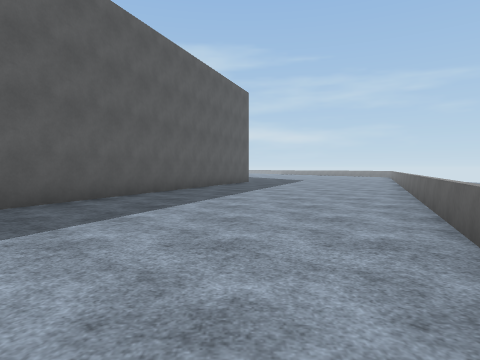
[1] (above)

21 first-person views from a walk through a scene from a Unity 3-D project. The camera is 1.2 m above the floor, tilts 2° down and sees 75° across. The floor is counted in squares, 2 m on a side. Each view is taken from the middle of a square. On the plan, view 1 faces up. The plan holds only what a view shows up to about 9 squares ahead; the rest is blank. The place goes on beyond the plan. Surface patterns are stand-ins for the level's own textures.

[2]
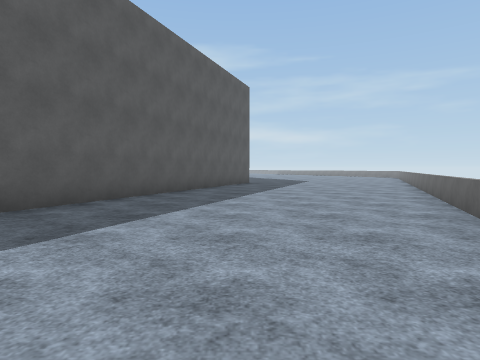

[3]
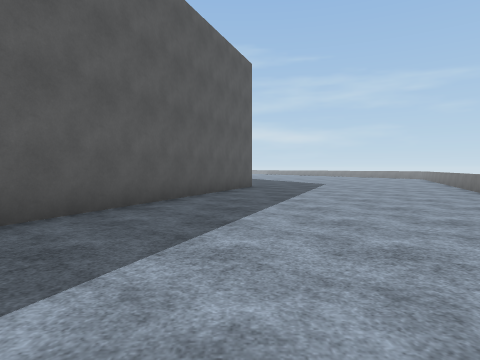

[4]
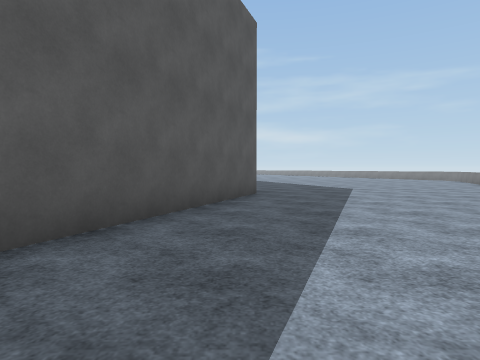

[5]
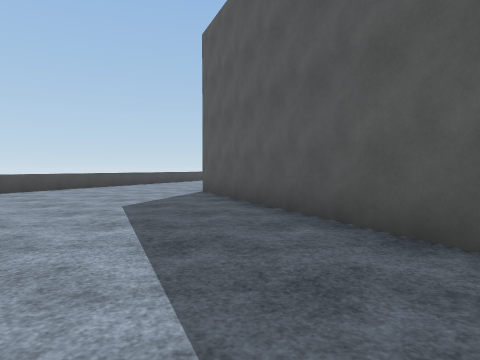

[6]
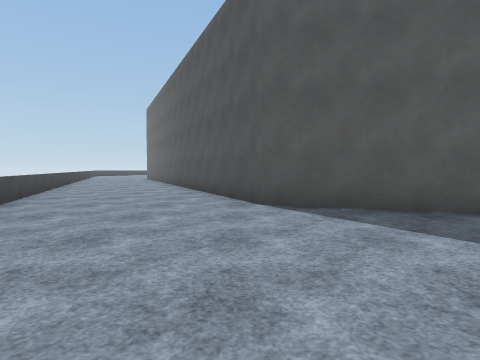

[7]
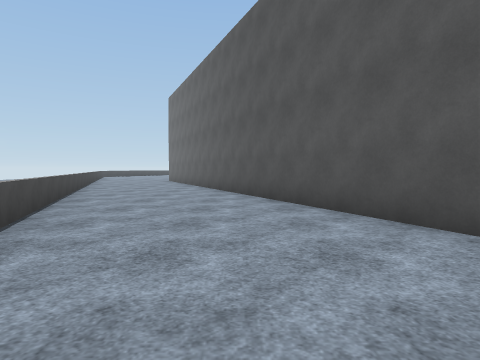

[8]
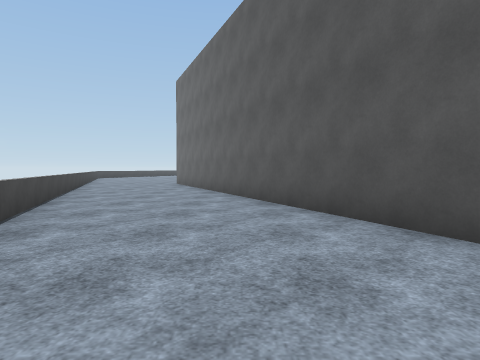

[9]
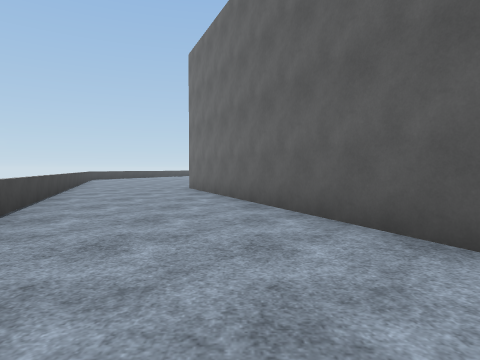

[10]
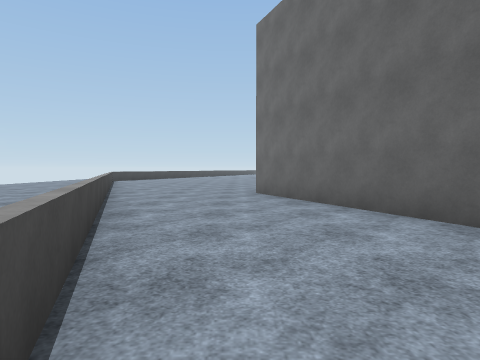

[11]
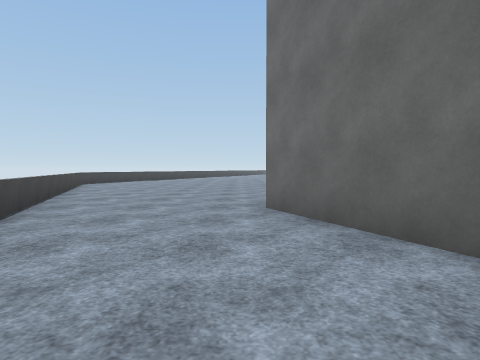

[12]
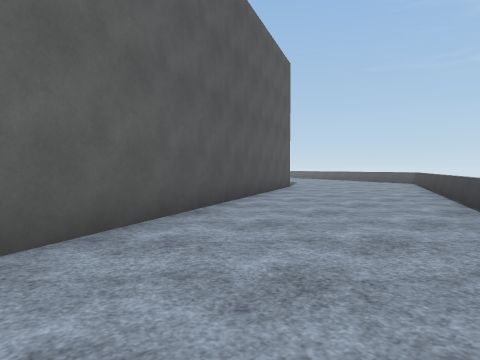

[13]
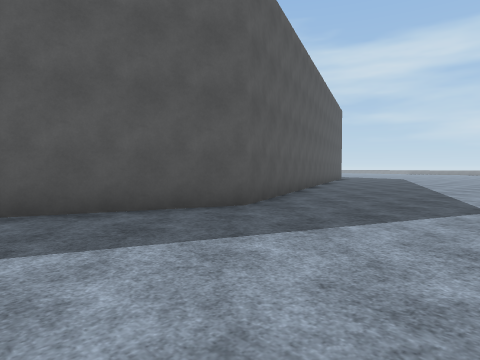

[14]
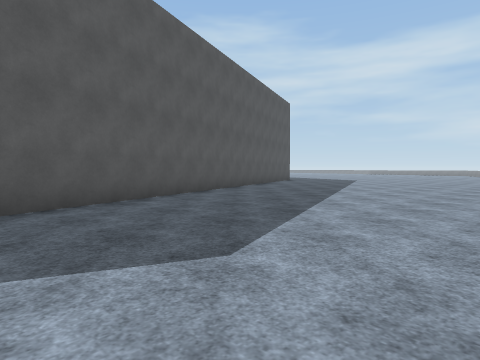

[15]
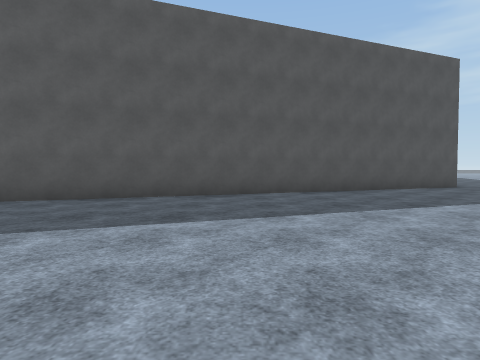

[16]
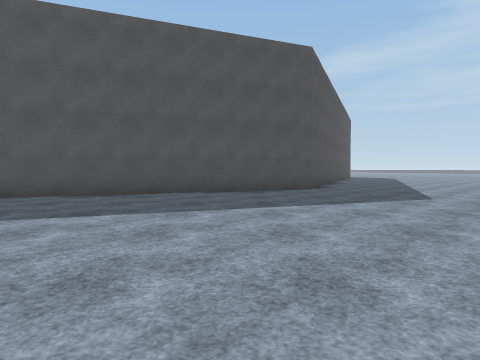

[17]
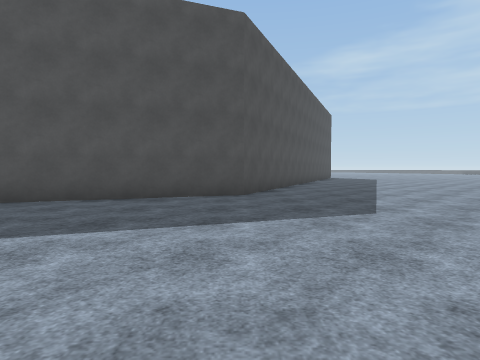

[18]
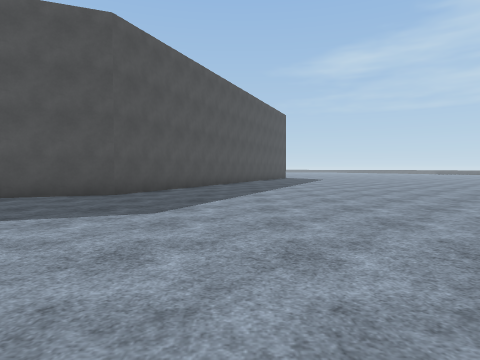

[19]
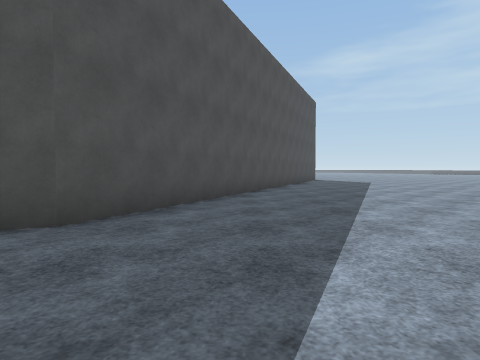

[20]
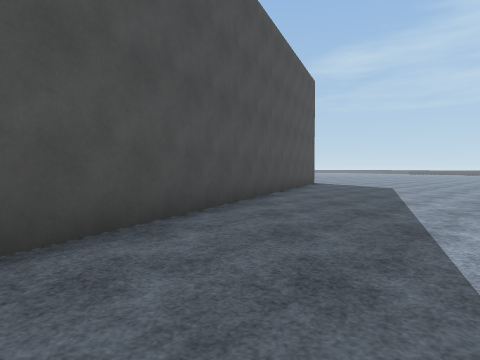

[21]
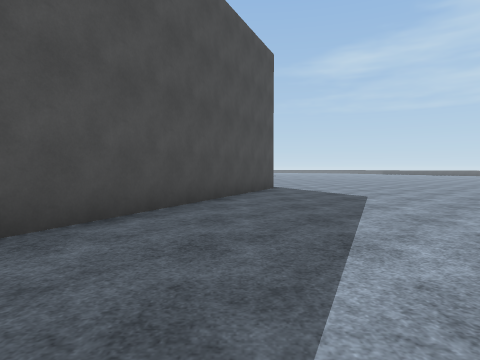

### Floor plan
Points are (right, up) in squares from view 1. A wall is a line through its corners. A room is listed if a view was taken in it or the views show most of it. See-through windows are left out.
Room 1 (views 1, 2, 3, 4, 5, 6, 7, 8, 9, 10, 13, 14, 15, 16, 17, 18, 19, 20, 21)
walls: (-18, 34.7) (-5.2, 29.1) (0.4, 14.7) (-5.2, 0.4) (-15.7, -4.2)
low walls: (6.1, 11.9) (6.5, 13); (1.8, 2.3) (5.2, 9.9); (-2.7, -3.1) (-1.2, -2.5); (-13.1, -7.1) (-3.7, -3.5)
ways out: opening at (-14, -5.3) to room 2
Room 2 (views 11, 12)
walls: (-15.7, -4.2) (-18.9, -5.6)
low walls: (-19.6, -9.6) (-13.1, -7.1)
ways out: opening at (-14, -5.3) to room 1

Where each view was taken, in squares from view 1:
view 1: 0 up, 0 right, facing up
view 2: 1 up, 0 right, facing up
view 3: 4 up, 0 right, facing up
view 4: 7 up, 0 right, facing up
view 5: 7 up, 0 right, facing down-left
view 6: 0 up, 0 right, facing left
view 7: 2 down, 3 left, facing left
view 8: 3 down, 6 left, facing left
view 9: 4 down, 9 left, facing left
view 10: 6 down, 11 left, facing left
view 11: 6 down, 14 left, facing left
view 12: 6 down, 14 left, facing up-right
view 13: 11 up, 4 right, facing up-left
view 14: 15 up, 5 right, facing up-left
view 15: 22 up, 5 right, facing left
view 16: 27 up, 4 right, facing left
view 17: 29 up, 2 right, facing left
view 18: 32 up, 2 right, facing left
view 19: 31 up, 2 left, facing left
view 20: 32 up, 6 left, facing left
view 21: 34 up, 9 left, facing left
